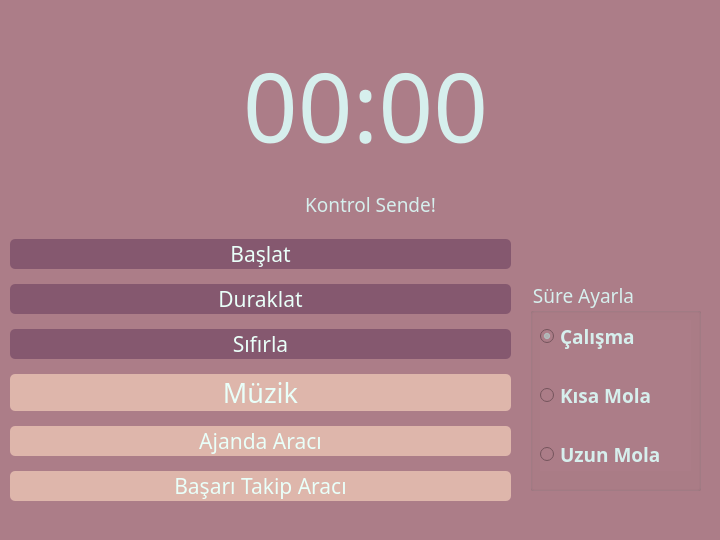
<?xml version="1.0" encoding="UTF-8"?>
<ui version="4.0">
 <class>MainWindow</class>
 <widget class="QMainWindow" name="MainWindow">
  <property name="geometry">
   <rect>
    <x>0</x>
    <y>0</y>
    <width>720</width>
    <height>540</height>
   </rect>
  </property>
  <property name="minimumSize">
   <size>
    <width>720</width>
    <height>540</height>
   </size>
  </property>
  <property name="maximumSize">
   <size>
    <width>720</width>
    <height>540</height>
   </size>
  </property>
  <property name="windowTitle">
   <string>Kontrol Sende</string>
  </property>
  <property name="styleSheet">
   <string notr="true">background-color:#AC7D88;</string>
  </property>
  <widget class="QWidget" name="centralwidget">
   <widget class="QWidget" name="layoutWidget">
    <property name="geometry">
     <rect>
      <x>10</x>
      <y>230</y>
      <width>501</width>
      <height>281</height>
     </rect>
    </property>
    <layout class="QVBoxLayout" name="verticalLayout_2">
     <item>
      <widget class="QPushButton" name="btnStart">
       <property name="enabled">
        <bool>true</bool>
       </property>
       <property name="font">
        <font>
         <family>Bahnschrift Light SemiCondensed</family>
         <pointsize>16</pointsize>
         <weight>50</weight>
         <bold>false</bold>
        </font>
       </property>
       <property name="styleSheet">
        <string notr="true">background-color:#85586F;
color: rgb(233, 255, 249);
border-radius:5px;
</string>
       </property>
       <property name="text">
        <string>Başlat</string>
       </property>
      </widget>
     </item>
     <item>
      <widget class="QPushButton" name="btnPause">
       <property name="font">
        <font>
         <family>Bahnschrift Light SemiCondensed</family>
         <pointsize>16</pointsize>
         <weight>50</weight>
         <bold>false</bold>
        </font>
       </property>
       <property name="styleSheet">
        <string notr="true">background-color:#85586F;
color: rgb(233, 255, 249);border-radius:5px;</string>
       </property>
       <property name="text">
        <string>Duraklat</string>
       </property>
      </widget>
     </item>
     <item>
      <widget class="QPushButton" name="btnReset">
       <property name="font">
        <font>
         <family>Bahnschrift Light SemiCondensed</family>
         <pointsize>16</pointsize>
         <weight>50</weight>
         <bold>false</bold>
        </font>
       </property>
       <property name="styleSheet">
        <string notr="true">background-color:#85586F;
color: rgb(233, 255, 249);border-radius:5px;</string>
       </property>
       <property name="text">
        <string>Sıfırla</string>
       </property>
      </widget>
     </item>
     <item>
      <widget class="QPushButton" name="btnMusic">
       <property name="font">
        <font>
         <family>Bahnschrift Light SemiCondensed</family>
         <pointsize>20</pointsize>
         <weight>50</weight>
         <bold>false</bold>
        </font>
       </property>
       <property name="styleSheet">
        <string notr="true">background-color:#DEB6AB;
color: rgb(233, 255, 249);border-radius:5px;</string>
       </property>
       <property name="text">
        <string>Müzik</string>
       </property>
      </widget>
     </item>
     <item>
      <widget class="QPushButton" name="btnTodo">
       <property name="font">
        <font>
         <family>Bahnschrift Light SemiCondensed</family>
         <pointsize>16</pointsize>
         <weight>50</weight>
         <bold>false</bold>
        </font>
       </property>
       <property name="styleSheet">
        <string notr="true">background-color:#DEB6AB;
color: rgb(233, 255, 249);border-radius:5px;</string>
       </property>
       <property name="text">
        <string>Ajanda Aracı</string>
       </property>
      </widget>
     </item>
     <item>
      <widget class="QPushButton" name="btnTracker">
       <property name="font">
        <font>
         <family>Bahnschrift Light SemiCondensed</family>
         <pointsize>16</pointsize>
         <weight>50</weight>
         <bold>false</bold>
        </font>
       </property>
       <property name="styleSheet">
        <string notr="true">background-color:#DEB6AB;
color: rgb(233, 255, 249);border-radius:5px;</string>
       </property>
       <property name="text">
        <string>Başarı Takip Aracı</string>
       </property>
      </widget>
     </item>
    </layout>
   </widget>
   <widget class="QGroupBox" name="groupBox">
    <property name="geometry">
     <rect>
      <x>530</x>
      <y>280</y>
      <width>171</width>
      <height>211</height>
     </rect>
    </property>
    <property name="font">
     <font>
      <family>Bahnschrift Condensed</family>
      <pointsize>14</pointsize>
     </font>
    </property>
    <property name="styleSheet">
     <string notr="true">color:#D6EFED;</string>
    </property>
    <property name="title">
     <string>Süre Ayarla</string>
    </property>
    <widget class="QWidget" name="verticalLayoutWidget">
     <property name="geometry">
      <rect>
       <x>10</x>
       <y>40</y>
       <width>151</width>
       <height>151</height>
      </rect>
     </property>
     <layout class="QVBoxLayout" name="verticalLayout_3">
      <item alignment="Qt::AlignTop">
       <widget class="QRadioButton" name="rdWork">
        <property name="font">
         <font>
          <family>Bahnschrift Condensed</family>
          <pointsize>14</pointsize>
          <weight>75</weight>
          <bold>true</bold>
         </font>
        </property>
        <property name="text">
         <string>Çalışma</string>
        </property>
        <property name="checked">
         <bool>true</bool>
        </property>
       </widget>
      </item>
      <item alignment="Qt::AlignTop">
       <widget class="QRadioButton" name="rdShortBreak">
        <property name="font">
         <font>
          <family>Bahnschrift Condensed</family>
          <pointsize>14</pointsize>
          <weight>75</weight>
          <bold>true</bold>
         </font>
        </property>
        <property name="text">
         <string>Kısa Mola</string>
        </property>
       </widget>
      </item>
      <item>
       <widget class="QRadioButton" name="rdLongBreak">
        <property name="font">
         <font>
          <family>Bahnschrift Condensed</family>
          <pointsize>14</pointsize>
          <weight>75</weight>
          <bold>true</bold>
         </font>
        </property>
        <property name="text">
         <string>Uzun Mola</string>
        </property>
       </widget>
      </item>
     </layout>
    </widget>
   </widget>
   <widget class="QLabel" name="kalanPomodoro">
    <property name="geometry">
     <rect>
      <x>20</x>
      <y>190</y>
      <width>701</width>
      <height>28</height>
     </rect>
    </property>
    <property name="font">
     <font>
      <family>Bahnschrift Condensed</family>
      <pointsize>14</pointsize>
     </font>
    </property>
    <property name="styleSheet">
     <string notr="true">color:#D6EFED;</string>
    </property>
    <property name="text">
     <string>Kontrol Sende!</string>
    </property>
    <property name="alignment">
     <set>Qt::AlignCenter</set>
    </property>
   </widget>
   <widget class="QLabel" name="label">
    <property name="geometry">
     <rect>
      <x>10</x>
      <y>30</y>
      <width>711</width>
      <height>151</height>
     </rect>
    </property>
    <property name="font">
     <font>
      <family>Bahnschrift Condensed</family>
      <pointsize>72</pointsize>
      <weight>50</weight>
      <bold>false</bold>
     </font>
    </property>
    <property name="styleSheet">
     <string notr="true">color:#D6EFED;</string>
    </property>
    <property name="text">
     <string>00:00</string>
    </property>
    <property name="alignment">
     <set>Qt::AlignCenter</set>
    </property>
   </widget>
  </widget>
  <widget class="QStatusBar" name="statusbar"/>
 </widget>
 <resources/>
 <connections/>
</ui>
